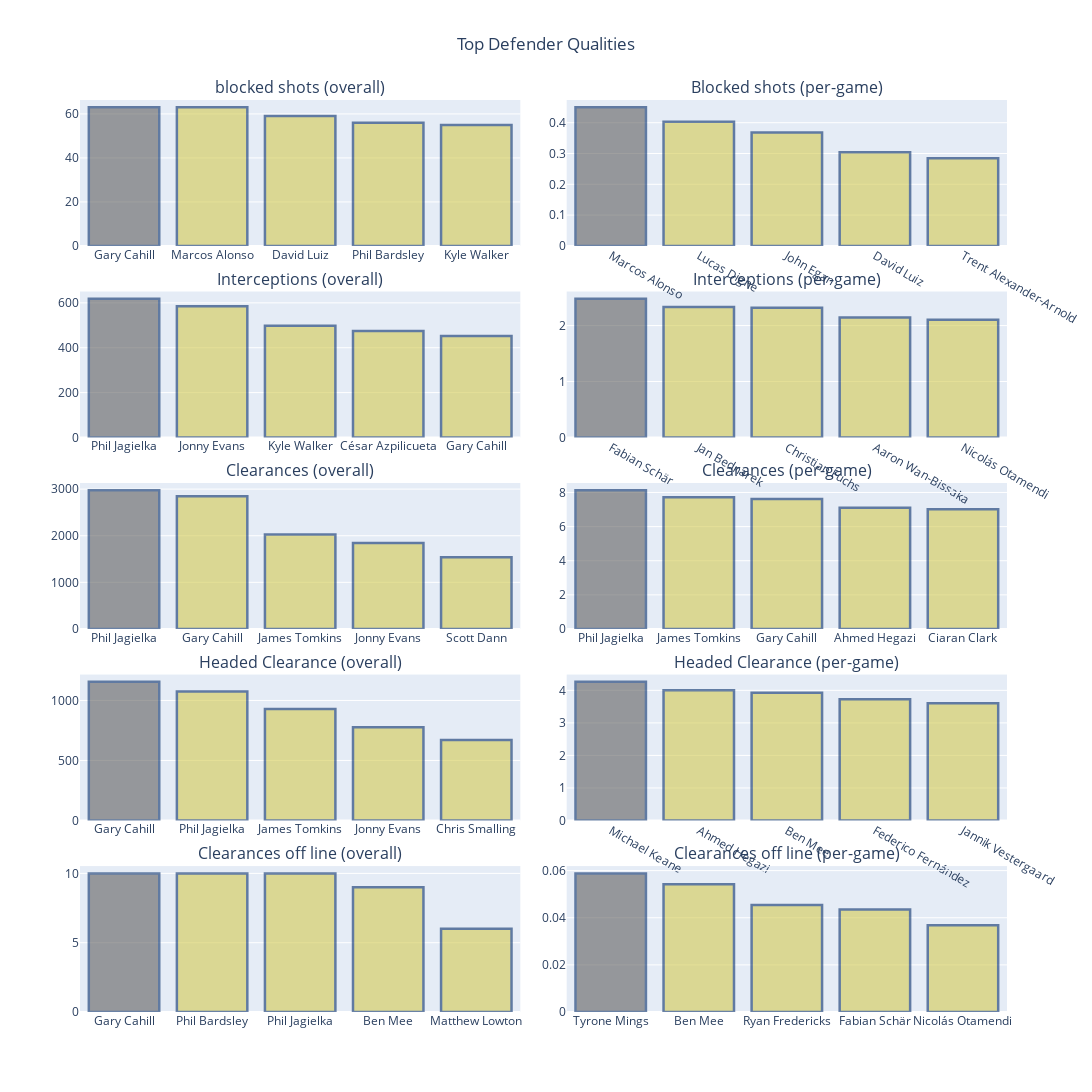

The code cell stored with this chart in its notebook:
### Code cell
defenders_attr = ['Blocked shots', 'Interception','Clearances', 'Headed Clearnace','Clearances of line',
                 'Dual win', 'Successful 50/50s', "aerial battle win"]
top =5
fig=make_subplots(rows=5, cols=2, horizontal_spacing=0.05, vertical_spacing = 0.05,
                 subplot_titles=('blocked shots (overall)','Blocked shots (per-game)','Interceptions (overall)', 'Interceptions (per-game)','Clearances (overall)',
                    'Clearances (per-game)','Headed Clearance (overall)', 'Headed Clearance (per-game)','Clearances off line (overall)', 'Clearances off line (per-game)')
                 )
defenders_38app= defenders[defenders['Appearances']>=38]
df = defenders_38app.sort_values(by='Blocked shots', ascending=False).head(top)

fig.add_trace(go.Bar(x=df['Name'],
                    y=df['Blocked shots'],
                    orientation='v'),
             row=1, col=1)
              
df = defenders_38app.sort_values(by='Interceptions', ascending=False).head(top)
fig.add_trace(go.Bar(x=df["Name"], 
             y=df['Interceptions'],
             #color='Club',
             #hover_name=None,
             orientation='v'),
             row=2, col=1)  

df = defenders_38app.sort_values(by='Clearances', ascending=False).head(top)
fig.add_trace(go.Bar(x=df["Name"], 
             y=df['Clearances'],
             #color='Club',
            #hover_name=None,
             orientation='v'),
             row=3, col=1)


df = defenders_38app.sort_values(by='Headed Clearance', ascending=False).head(top)
fig.add_trace(go.Bar(x=df["Name"], 
             y=df['Headed Clearance'],
             #color='Club',
             #hover_name=None,
             orientation='v'),
             row=4,col=1)

df = defenders_38app.sort_values(by='Clearances off line', ascending=False).head(top)
fig.add_trace(go.Bar( x=df["Name"], 
             y=df['Clearances off line'],
             #color='Club',
             #hover_name=None,
             orientation='v'),
             row=5, col=1)


df = defenders_.sort_values(by='Blocked shots', ascending=False).head(top)
fig.add_trace(go.Bar( x=df["Name"], 
             y=df['Blocked shots'],
             #color='Club',
             #hover_name=None,
             orientation='v'),
             row=1, col=2)

df = defenders_.sort_values(by='Interceptions', ascending=False).head(top)
fig.add_trace(go.Bar( x=df["Name"], 
             y=df['Interceptions'],
             #color='Club',
             #hover_name=None,
             orientation='v'),
             row=2, col=2)
  

df = defenders_.sort_values(by='Clearances', ascending=False).head(top)
fig.add_trace(go.Bar(x=df["Name"], 
             y=df['Clearances'],
             #color='Club',
             #hover_name=None,
             orientation='v'),
             row=3, col=2)


df = defenders_.sort_values(by='Headed Clearance', ascending=False).head(top)
fig.add_trace(go.Bar( x=df["Name"], 
             y=df['Headed Clearance'],
             #color='Club',
             #hover_name=None,
             orientation='v'),
             row=4,col=2)

df = defenders_.sort_values(by='Clearances off line', ascending=False).head(top)
fig.add_trace(go.Bar( x=df["Name"], 
             y=df['Clearances off line'],
             #color='Club',
             #hover_name=None,
             orientation='v'),
             row=5, col=2)

fig.update_layout(title_text='Top Defender Qualities', title_x=0.5)
fig.update_traces(marker_color= ['rgb(96, 96, 96)','rgb(210,202,82)','rgb(210,202,82)','rgb(210,202,82)',
                                 'rgb(210,202,82)', 'rgb(210,202,82)'], marker_line_color='rgb(8,48,107)',
                  marker_line_width=2.5, opacity=0.6)

fig.update_layout(showlegend=False)
fig.update_layout(autosize=False, width=1400, height=1600)

fig.show()

### Figure 1 — Plotly figure (JSON) as saved in the notebook; plotly's stock layout.template omitted (floating-point values rounded to 4 significant figures)
{"data": [{"marker": {"color": ["rgb(96, 96, 96)", "rgb(210,202,82)", "rgb(210,202,82)", "rgb(210,202,82)", "rgb(210,202,82)", "rgb(210,202,82)"], "line": {"color": "rgb(8,48,107)", "width": 2.5}}, "opacity": 0.6, "orientation": "v", "type": "bar", "x": ["Gary Cahill", "Marcos Alonso", "David Luiz", "Phil Bardsley", "Kyle Walker"], "xaxis": "x", "y": [63, 63, 59, 56, 55], "yaxis": "y"}, {"marker": {"color": ["rgb(96, 96, 96)", "rgb(210,202,82)", "rgb(210,202,82)", "rgb(210,202,82)", "rgb(210,202,82)", "rgb(210,202,82)"], "line": {"color": "rgb(8,48,107)", "width": 2.5}}, "opacity": 0.6, "orientation": "v", "type": "bar", "x": ["Phil Jagielka", "Jonny Evans", "Kyle Walker", "César Azpilicueta", "Gary Cahill"], "xaxis": "x3", "y": [618, 585, 498, 475, 452], "yaxis": "y3"}, {"marker": {"color": ["rgb(96, 96, 96)", "rgb(210,202,82)", "rgb(210,202,82)", "rgb(210,202,82)", "rgb(210,202,82)", "rgb(210,202,82)"], "line": {"color": "rgb(8,48,107)", "width": 2.5}}, "opacity": 0.6, "orientation": "v", "type": "bar", "x": ["Phil Jagielka", "Gary Cahill", "James Tomkins", "Jonny Evans", "Scott Dann"], "xaxis": "x5", "y": [2974, 2849, 2029, 1843, 1536], "yaxis": "y5"}, {"marker": {"color": ["rgb(96, 96, 96)", "rgb(210,202,82)", "rgb(210,202,82)", "rgb(210,202,82)", "rgb(210,202,82)", "rgb(210,202,82)"], "line": {"color": "rgb(8,48,107)", "width": 2.5}}, "opacity": 0.6, "orientation": "v", "type": "bar", "x": ["Gary Cahill", "Phil Jagielka", "James Tomkins", "Jonny Evans", "Chris Smalling"], "xaxis": "x7", "y": [1155, 1075, 929, 777, 670], "yaxis": "y7"}, {"marker": {"color": ["rgb(96, 96, 96)", "rgb(210,202,82)", "rgb(210,202,82)", "rgb(210,202,82)", "rgb(210,202,82)", "rgb(210,202,82)"], "line": {"color": "rgb(8,48,107)", "width": 2.5}}, "opacity": 0.6, "orientation": "v", "type": "bar", "x": ["Gary Cahill", "Phil Bardsley", "Phil Jagielka", "Ben Mee", "Matthew Lowton"], "xaxis": "x9", "y": [10, 10, 10, 9, 6], "yaxis": "y9"}, {"marker": {"color": ["rgb(96, 96, 96)", "rgb(210,202,82)", "rgb(210,202,82)", "rgb(210,202,82)", "rgb(210,202,82)", "rgb(210,202,82)"], "line": {"color": "rgb(8,48,107)", "width": 2.5}}, "opacity": 0.6, "orientation": "v", "type": "bar", "x": ["Marcos Alonso", "Lucas Digne", "John Egan", "David Luiz", "Trent Alexander-Arnold"], "xaxis": "x2", "y": [0.45, 0.4028, 0.3684, 0.3041, 0.2842], "yaxis": "y2"}, {"marker": {"color": ["rgb(96, 96, 96)", "rgb(210,202,82)", "rgb(210,202,82)", "rgb(210,202,82)", "rgb(210,202,82)", "rgb(210,202,82)"], "line": {"color": "rgb(8,48,107)", "width": 2.5}}, "opacity": 0.6, "orientation": "v", "type": "bar", "x": ["Fabian Schär", "Jan Bednarek", "Christian Fuchs", "Aaron Wan-Bissaka", "Nicolás Otamendi"], "xaxis": "x4", "y": [2.478, 2.333, 2.318, 2.143, 2.103], "yaxis": "y4"}, {"marker": {"color": ["rgb(96, 96, 96)", "rgb(210,202,82)", "rgb(210,202,82)", "rgb(210,202,82)", "rgb(210,202,82)", "rgb(210,202,82)"], "line": {"color": "rgb(8,48,107)", "width": 2.5}}, "opacity": 0.6, "orientation": "v", "type": "bar", "x": ["Phil Jagielka", "James Tomkins", "Gary Cahill", "Ahmed Hegazi", "Ciaran Clark"], "xaxis": "x6", "y": [8.126, 7.715, 7.618, 7.105, 7.017], "yaxis": "y6"}, {"marker": {"color": ["rgb(96, 96, 96)", "rgb(210,202,82)", "rgb(210,202,82)", "rgb(210,202,82)", "rgb(210,202,82)", "rgb(210,202,82)"], "line": {"color": "rgb(8,48,107)", "width": 2.5}}, "opacity": 0.6, "orientation": "v", "type": "bar", "x": ["Michael Keane", "Ahmed Hegazi", "Ben Mee", "Federico Fernández", "Jannik Vestergaard"], "xaxis": "x8", "y": [4.261, 4, 3.928, 3.724, 3.605], "yaxis": "y8"}, {"marker": {"color": ["rgb(96, 96, 96)", "rgb(210,202,82)", "rgb(210,202,82)", "rgb(210,202,82)", "rgb(210,202,82)", "rgb(210,202,82)"], "line": {"color": "rgb(8,48,107)", "width": 2.5}}, "opacity": 0.6, "orientation": "v", "type": "bar", "x": ["Tyrone Mings", "Ben Mee", "Ryan Fredericks", "Fabian Schär", "Nicolás Otamendi"], "xaxis": "x10", "y": [0.05882, 0.05422, 0.04545, 0.04348, 0.03676], "yaxis": "y10"}], "layout": {"annotations": [{"font": {"size": 16}, "showarrow": false, "text": "blocked shots (overall)", "x": 0.2375, "xanchor": "center", "xref": "paper", "y": 1, "yanchor": "bottom", "yref": "paper"}, {"font": {"size": 16}, "showarrow": false, "text": "Blocked shots (per-game)", "x": 0.7625, "xanchor": "center", "xref": "paper", "y": 1, "yanchor": "bottom", "yref": "paper"}, {"font": {"size": 16}, "showarrow": false, "text": "Interceptions (overall)", "x": 0.2375, "xanchor": "center", "xref": "paper", "y": 0.79, "yanchor": "bottom", "yref": "paper"}, {"font": {"size": 16}, "showarrow": false, "text": "Interceptions (per-game)", "x": 0.7625, "xanchor": "center", "xref": "paper", "y": 0.79, "yanchor": "bottom", "yref": "paper"}, {"font": {"size": 16}, "showarrow": false, "text": "Clearances (overall)", "x": 0.2375, "xanchor": "center", "xref": "paper", "y": 0.58, "yanchor": "bottom", "yref": "paper"}, {"font": {"size": 16}, "showarrow": false, "text": "Clearances (per-game)", "x": 0.7625, "xanchor": "center", "xref": "paper", "y": 0.58, "yanchor": "bottom", "yref": "paper"}, {"font": {"size": 16}, "showarrow": false, "text": "Headed Clearance (overall)", "x": 0.2375, "xanchor": "center", "xref": "paper", "y": 0.37, "yanchor": "bottom", "yref": "paper"}, {"font": {"size": 16}, "showarrow": false, "text": "Headed Clearance (per-game)", "x": 0.7625, "xanchor": "center", "xref": "paper", "y": 0.37, "yanchor": "bottom", "yref": "paper"}, {"font": {"size": 16}, "showarrow": false, "text": "Clearances off line (overall)", "x": 0.2375, "xanchor": "center", "xref": "paper", "y": 0.16, "yanchor": "bottom", "yref": "paper"}, {"font": {"size": 16}, "showarrow": false, "text": "Clearances off line (per-game)", "x": 0.7625, "xanchor": "center", "xref": "paper", "y": 0.16, "yanchor": "bottom", "yref": "paper"}], "autosize": false, "height": 1600, "showlegend": false, "title": {"text": "Top Defender Qualities", "x": 0.5}, "width": 1400, "xaxis": {"anchor": "y", "domain": [0, 0.475]}, "xaxis10": {"anchor": "y10", "domain": [0.525, 1]}, "xaxis2": {"anchor": "y2", "domain": [0.525, 1]}, "xaxis3": {"anchor": "y3", "domain": [0, 0.475]}, "xaxis4": {"anchor": "y4", "domain": [0.525, 1]}, "xaxis5": {"anchor": "y5", "domain": [0, 0.475]}, "xaxis6": {"anchor": "y6", "domain": [0.525, 1]}, "xaxis7": {"anchor": "y7", "domain": [0, 0.475]}, "xaxis8": {"anchor": "y8", "domain": [0.525, 1]}, "xaxis9": {"anchor": "y9", "domain": [0, 0.475]}, "yaxis": {"anchor": "x", "domain": [0.84, 1]}, "yaxis10": {"anchor": "x10", "domain": [0, 0.16]}, "yaxis2": {"anchor": "x2", "domain": [0.84, 1]}, "yaxis3": {"anchor": "x3", "domain": [0.63, 0.79]}, "yaxis4": {"anchor": "x4", "domain": [0.63, 0.79]}, "yaxis5": {"anchor": "x5", "domain": [0.42, 0.58]}, "yaxis6": {"anchor": "x6", "domain": [0.42, 0.58]}, "yaxis7": {"anchor": "x7", "domain": [0.21, 0.37]}, "yaxis8": {"anchor": "x8", "domain": [0.21, 0.37]}, "yaxis9": {"anchor": "x9", "domain": [0, 0.16]}}}
